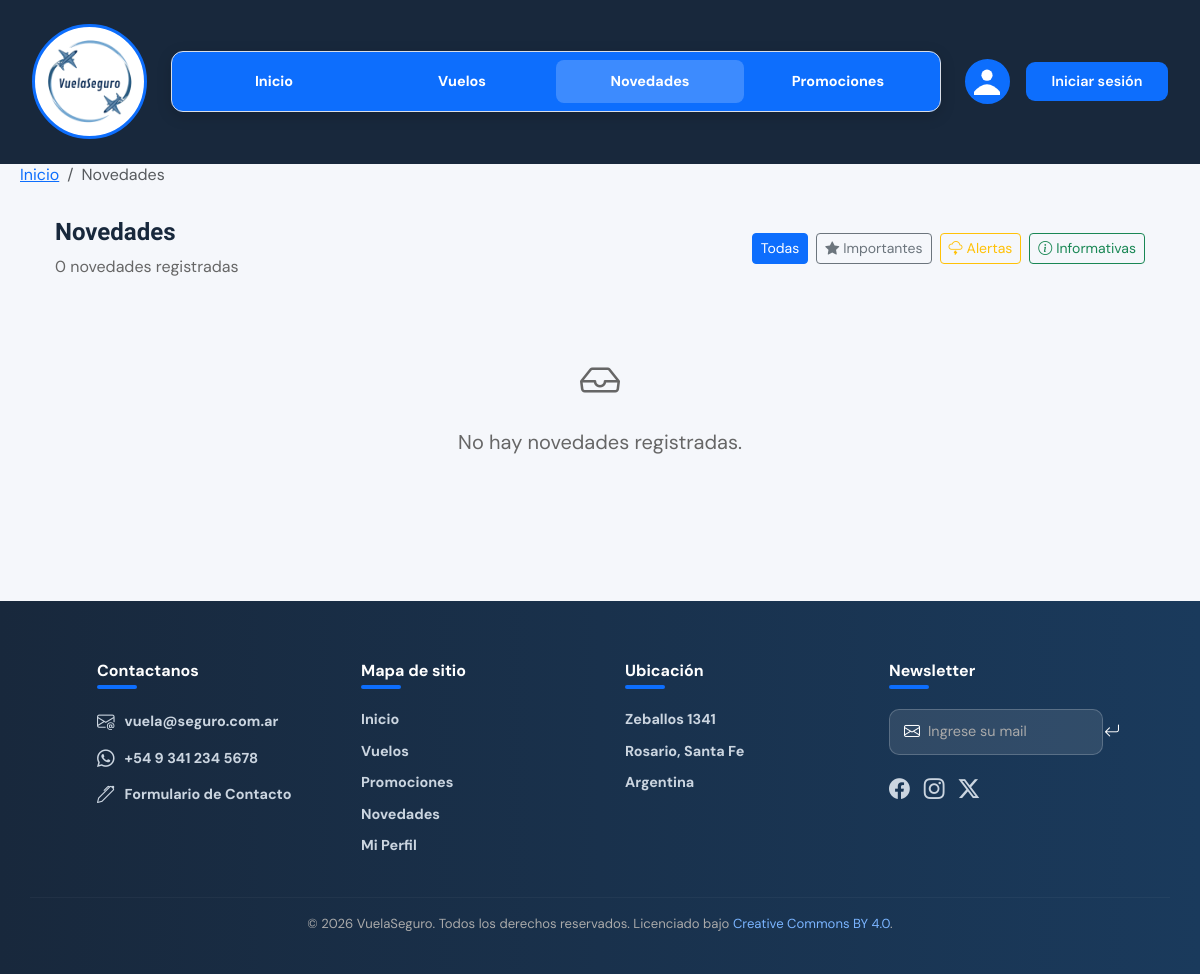
Page /NOVEDADES/novedades.php on the earlier database version.
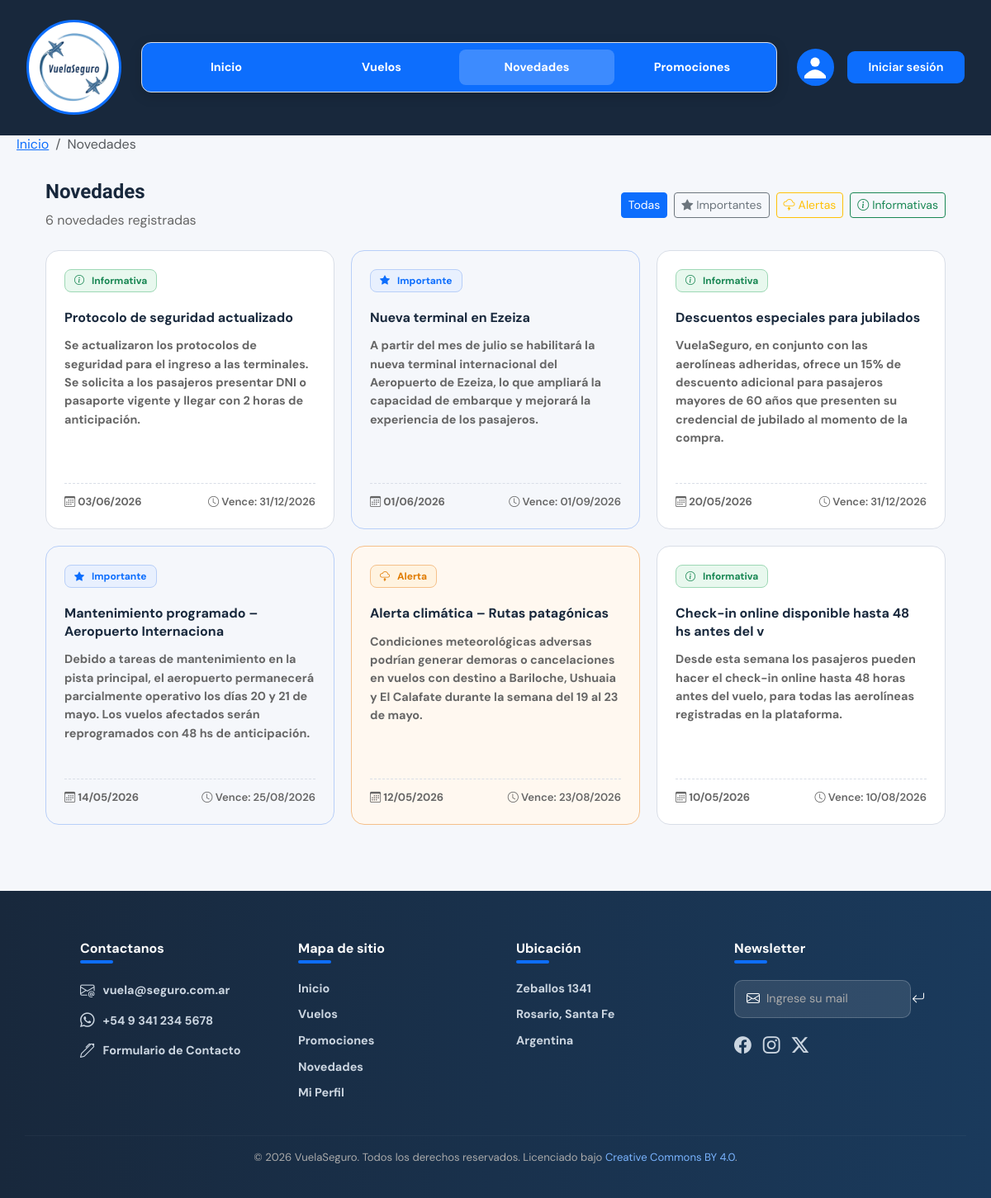
Same page on the later database version.
### tables this page shows
CREATE TABLE `novedades` (
  `codNovedad` int(11) NOT NULL,
  `TituloNovedad` varchar(50) NOT NULL,
  `textoNovedad` text NOT NULL,
  `fechaPublicacionNovedad` date NOT NULL,
  `fechaExpiracionNovedad` date NOT NULL,
  `tipoNovedad` enum('Alerta','Importante','Informativa') NOT NULL
);

### NOVEDADES/novedades.php (the view, shortened to what this page needs)
<?php
include_once('../conexion.inc');
if(isset($_SESSION['tipoUsuario'])){
  $esAdmin = ($_SESSION['tipoUsuario'] === 'admin');
} else {
  $esAdmin = FALSE;
}
$porPagina   = 6;
$paginaActual = isset($_GET['pagina']) && is_numeric($_GET['pagina']) ? (int)$_GET['pagina'] : 1;
$offset = ($paginaActual - 1) * $porPagina;
$tipoFiltro = '';
$params     = [];
$types      = '';
$whereClause = $esAdmin ? "WHERE 1=1" : "WHERE fechaExpiracionNovedad >= CURDATE()";
$sqlTotal = "SELECT COUNT(*) AS total FROM novedades $whereClause";
$stmtTotal = $link->prepare($sqlTotal);
$stmtTotal->execute();
$totalRegistros = $stmtTotal->get_result()->fetch_assoc()['total'];
$sql = "SELECT * FROM novedades $whereClause ORDER BY fechaPublicacionNovedad DESC LIMIT ? OFFSET ?";
$paramsQuery   = array_merge($params, [$porPagina, $offset]);
$typesQuery    = $types . 'ii';
$stmt = $link->prepare($sql);
$stmt->bind_param($typesQuery, ...$paramsQuery);
$stmt->execute();
$novedades = $stmt->get_result();
function badgeNovedad(string $tipo): string {
    return match($tipo) {
        'Importante'  => '<span class="badge-nov badge-imp"><i class="bi bi-star-fill me-1"></i>Importante</span>',
        'Alerta'      => '<span class="badge-nov badge-alt"><i class="bi bi-cloud-lightning me-1"></i>Alerta</span>',
        default       => '<span class="badge-nov badge-info"><i class="bi bi-info-circle me-1"></i>Informativa</span>',
    };
}
function claseCard(string $tipo): string {
    return match($tipo) {
        'Importante' => 'novedad-card destacada',
        'Alerta'     => 'novedad-card alerta',
        default      => 'novedad-card',
    };
}
function urlFiltro(string $tipo, int $pagina = 1): string {
    $params = ['pagina' => $pagina];
    if ($tipo !== '') $params['tipo'] = $tipo;
    return 'novedades.php?' . http_build_query($params);
}
?>
<!DOCTYPE html>
<html lang="es">
<head>
  <link href="https://cdn.jsdelivr.net/npm/bootstrap@5.3.3/dist/css/bootstrap.min.css" rel="stylesheet">
  <link rel="stylesheet" href="https://cdn.jsdelivr.net/npm/bootstrap-icons@1.13.1/font/bootstrap-icons.min.css">
  <link href="../INDEX/estilos-globales.css" rel="stylesheet">
  <link href="novedades.css" rel="stylesheet">
</head>
<body>
<header>
  <section class="navbar-section">
    <div class="header-wrapper">
      <nav class="navbar-custom">
        <div class="logo-wrap">
          <img src="../INDEX/logo-vuelaseguro.png" class="logo-vuela" alt="Logo VuelaSeguro">
        </div>
        <div class="nav-links">
          <a href="../INDEX/index.php">Inicio</a>
          <a href="../VUELOS/vuelos.php">Vuelos</a>
          <a href="../NOVEDADES/novedades.php" class="active">Novedades</a>
          <a href="../PROMOCIONES/promociones.php">Promociones</a>
        </div>
        <div class="nav-right">
          <div class="foto-perfil" title="Perfil">
            <svg width="26" height="40" viewBox="0 0 42 42" xmlns="http://www.w3.org/2000/svg">
              <circle cx="21" cy="10" r="9" fill="#ffffff"/>
              <path d="M -4 42 Q 21 7 46 42 Z" fill="#ffffff"/>
            </svg>
          </div>
          <?php if (isset($_SESSION['nombreUsuario'])): ?>
              <span class="text-white me-2"><a href="../PERFIL/perfiles.php" style="text-decoration: none; color: white">Hola, <strong><?php echo htmlspecialchars($_SESSION['nombreUsuario']); ?></strong></a></span>
              <a href="../LOGIN/logout.php" class="btn-registro" style="text-decoration:none;background:#dc3545;">Cerrar sesion</a>
          <?php else: ?>
              <a href="../LOGIN/login.php" class="btn-registro" style="text-decoration: none; color: white;">Iniciar sesión</a>
          <?php endif; ?>
        </div>
      </nav>
      <nav aria-label="breadcrumb">
        <ol class="breadcrumb">
          <li class="breadcrumb-item"><a href="../INDEX/index.php">Inicio</a></li>
          <li class="breadcrumb-item active" aria-current="page">Novedades</li>
        </ol>
      </nav>
    </div>
  </section>
</header>
<main class="novedades-wrapper container mt-4 mb-5">
  <div class="novedades-header d-flex justify-content-between align-items-center mb-4 flex-wrap">
    <div>
      <h2 style="font-family:'Sora',sans-serif;">Novedades</h2>
      <p class="novedades-count mt-1 mb-0">
        <?= $totalRegistros ?> novedad<?= $totalRegistros !== 1 ? 'es' : '' ?> registradas
      </p>
    </div>
    <div class="d-flex gap-2 flex-wrap align-items-center">
      <a href="<?= urlFiltro('') ?>" class="btn btn-sm <?= $tipoFiltro === '' ? 'btn-primary' : 'btn-outline-secondary' ?>">Todas</a>
      <a href="<?= urlFiltro('importante') ?>" class="btn btn-sm <?= $tipoFiltro === 'importante' ? 'btn-primary' : 'btn-outline-secondary' ?>"><i class="bi bi-star-fill me-1"></i>Importantes</a>
      <a href="<?= urlFiltro('alerta') ?>" class="btn btn-sm <?= $tipoFiltro === 'alerta' ? 'btn-warning' : 'btn-outline-warning' ?>"><i class="bi bi-cloud-lightning me-1"></i>Alertas</a>
      <a href="<?= urlFiltro('informativa') ?>" class="btn btn-sm <?= $tipoFiltro === 'informativa' ? 'btn-success' : 'btn-outline-success' ?>"><i class="bi bi-info-circle me-1"></i>Informativas</a>
    </div>
  </div>
  <?php if ($novedades->num_rows === 0): ?>
    <div class="text-center py-5" style="color:var(--gris);">
      <i class="bi bi-inbox fs-1 d-block mb-3"></i>
      <p class="fs-5">No hay novedades registradas.</p>
    </div>
  <?php else: ?>
    <div class="novedades-grid">
      <?php
      while ($nov = $novedades->fetch_assoc()):
      ?>
        <div class="<?= claseCard($nov['tipoNovedad']) ?>">
          <div>
              <?= badgeNovedad($nov['tipoNovedad']) ?>
          </div>
          <div class="nov-titulo-card mt-2"><?= htmlspecialchars($nov['TituloNovedad']) ?></div>
          <p class="nov-texto"><?= nl2br(htmlspecialchars($nov['textoNovedad'])) ?></p>
          <div class="nov-fecha mt-3">
            <span><i class="bi bi-calendar3"></i> <?= date('d/m/Y', strtotime($nov['fechaPublicacionNovedad'])) ?></span>
            <span class="nov-vence"><i class="bi bi-clock"></i> Vence: <?= date('d/m/Y', strtotime($nov['fechaExpiracionNovedad'])) ?></span>
          </div>
        </div>
      <?php endwhile; ?>
    </div>
  <?php endif; ?>
</main>
<section class="footer-section">
  <footer>
    <div class="row">
      <div class="col">
        <h3><strong>Contactanos</strong><div class="subrayado"></div></h3>
        <ul>
          <li><i class="bi bi-envelope-at"></i><a href="mailto:vuela@seguro.com.ar">vuela@seguro.com.ar</a></li>
          <li><i class="bi bi-whatsapp"></i><a href="#">+54 9 341 234 5678</a></li>
          <li><i class="bi bi-pen"></i><a href="../CONTACTO/contacto.html">Formulario de Contacto</a></li>
        </ul>
      </div>
      <div class="col">
        <h3><strong>Mapa de sitio</strong><div class="subrayado"></div></h3>
        <ul>
          <li><a href="../INDEX/index.php">Inicio</a></li>
          <li><a href="../VUELOS/vuelos.php">Vuelos</a></li>
          <li><a href="../PROMOCIONES/promociones.php">Promociones</a></li>
          <li><a href="novedades.php">Novedades</a></li>
          <li><a href="">Mi Perfil</a></li>
        </ul>
      </div>
      <div class="col">
        <h3><strong>Ubicación</strong><div class="subrayado"></div></h3>
        <ul>
          <li><a href="https://maps.app.goo.gl/UvsGpUXHgk9GkpYP9" target="_blank">Zeballos 1341</a></li>
          <li><a href="https://maps.app.goo.gl/87YMeSLAp74gH9mc7" target="_blank">Rosario, Santa Fe</a></li>
          <li><a href="https://maps.app.goo.gl/u94xc8o8xowqeTuz8" target="_blank">Argentina</a></li>
        </ul>
      </div>
      <div class="col">
        <h3><strong>Newsletter</strong><div class="subrayado"></div></h3>
        <form>
          <i class="bi bi-envelope"></i>
          <input type="email" placeholder="Ingrese su mail">
          <button type="submit"><i class="bi bi-arrow-return-left"></i></button>
        </form>
        <div class="iconos-redes">
          <i class="bi bi-facebook"></i>
          <i class="bi bi-instagram"></i>
          <i class="bi bi-twitter-x"></i>
        </div>
      </div>
    </div>
    <hr>
    <p class="copyright">© 2026 VuelaSeguro. Todos los derechos reservados. Licenciado bajo
      <a href="https://creativecommons.org/licenses/by/4.0/" target="_blank" rel="noopener noreferrer">Creative Commons BY 4.0</a>.
    </p>
  </footer>
</section>
</body>
</html>

### INDEX/estilos-globales.css (style rules this page uses)
:root { --azul: #0d6efd; --azul-oscuro: #18283c; --gris: #666666; --gris-claro: #f5f7fb; --borde: #d9dee7; --blanco: #ffffff; --verde: #198754; --rojo: #dc3545; --naranja: #e07b00; }
* { margin: 0; padding: 0; box-sizing: border-box; }
body { font-family: 'DM Sans', sans-serif; background: var(--gris-claro); color: var(--azul-oscuro); }
.header-wrapper { background: var(--azul-oscuro); padding: 1.5rem 0 0 0; }
.navbar-custom { margin: 0 2rem; padding-bottom: 1.5rem; display: flex; align-items: center; gap: 1.5rem; }
.breadcrumb { justify-content: left; height: 1px; margin-left: 20px; color: black; }
.logo-wrap { width: 115px; height: 115px; border-radius: 50%; border: 3px solid var(--azul); background: var(--blanco); display: flex; align-items: center; justify-content: center; flex-shrink: 0; overflow: hidden; position: relative; }
.logo-vuela { width: 100%; height: 100%; object-fit: cover; }
.nav-links { background: var(--azul); border: 1px solid var(--borde); border-radius: 12px; padding: 0.5rem; display: flex; flex: 1; justify-content: space-between; box-shadow: 0 4px 15px rgba(0, 0, 0, 0.15); }
.nav-links a { font-weight: 700; flex: 1; text-align: center; color: var(--blanco); font-size: 0.9rem; padding: 0.7rem 0; border-radius: 8px; text-decoration: none; transition: all 0.2s; white-space: nowrap; }
.nav-links a.active { color: var(--blanco); background: rgba(255, 255, 255, 0.2); }
.nav-right { display: flex; align-items: center; gap: 1rem; flex-shrink: 0; }
.foto-perfil { width: 45px; height: 45px; border-radius: 50%; border: 2px solid var(--azul); background: var(--azul); display: flex; align-items: center; justify-content: center; cursor: pointer; flex-shrink: 0; overflow: hidden; }
.btn-registro { background: var(--azul); border: none; color: var(--blanco); border-radius: 9px; padding: 0.55rem 1.6rem; font-size: 0.9rem; font-weight: 600; white-space: nowrap; cursor: pointer; flex-shrink: 0; transition: all 0.2s; }
.footer-section { background: linear-gradient(to right, var(--azul-oscuro), #1a3a5c); color: var(--blanco); padding: 50px 30px 24px; margin-top: 50px; }
.footer-section footer .row { width: 90%; margin: auto; display: flex; flex-wrap: wrap; justify-content: space-between; gap: 30px; margin-bottom: 30px; }
.footer-section footer .col { flex-basis: 20%; min-width: 160px; padding: 10px; }
.footer-section h3 { font-size: 1rem; margin-bottom: 20px; color: var(--blanco); }
.footer-section .subrayado { width: 40px; height: 4px; background: var(--azul); border-radius: 3px; margin-top: 5px; }
.footer-section ul { list-style: none; padding: 0; margin: 0; display: flex; flex-direction: column; gap: 10px; }
.footer-section ul li { display: flex; align-items: center; gap: 10px; font-size: 0.9rem; }
.footer-section ul li a { font-weight: 700; color: #cbd5e0; text-decoration: none; transition: 0.2s; }
.footer-section ul li i { font-size: 1.1rem; color: #cbd5e0; }
.footer-section form { display: flex; align-items: center; gap: 8px; background: rgba(255, 255, 255, 0.1); border: 1px solid rgba(255, 255, 255, 0.2); border-radius: 10px; padding: 10px 14px; margin-bottom: 18px; }
.footer-section form i { font-size: 1rem; color: var(--blanco); }
.footer-section form input { background: transparent; border: none; outline: none; color: var(--blanco); font-family: 'DM Sans', sans-serif; font-size: 0.9rem; flex: 1; }
.footer-section form input::placeholder { color: #aaaaaa; }
.footer-section form button { background: transparent; border: none; color: var(--blanco); cursor: pointer; font-size: 1rem; }
.footer-section .iconos-redes { display: flex; gap: 14px; }
.footer-section .iconos-redes i { font-size: 1.3rem; color: #cbd5e0; cursor: pointer; transition: 0.2s; }
.footer-section hr { border: none; border-top: 1px solid rgba(255, 255, 255, 0.15); margin-bottom: 16px; }
.footer-section .copyright { text-align: center; font-size: 0.82rem; color: #aaaaaa; }
.footer-section .copyright a { color: #7ab4ff; text-decoration: none; }

Differences in the rows shown:
added novedades: tipoNovedad "Informativa", TituloNovedad "Protocolo de seguridad actualizado", textoNovedad "Se actualizaron los protocolos de seguridad para el ingreso a las terminales. Se solicita a los pasajeros presentar DNI o pasaporte vigente y llegar con 2 horas de anticipación.", fechaPublicacionNovedad "03/06/2026", fechaExpiracionNovedad "31/12/2026"
added novedades: tipoNovedad "Importante", TituloNovedad "Nueva terminal en Ezeiza", textoNovedad "A partir del mes de julio se habilitará la nueva terminal internacional del Aeropuerto de Ezeiza, lo que ampliará la capacidad de embarque y mejorará la experiencia de los pasajeros.", fechaPublicacionNovedad "01/06/2026", fechaExpiracionNovedad "01/09/2026"
added novedades: tipoNovedad "Informativa", TituloNovedad "Descuentos especiales para jubilados", textoNovedad "VuelaSeguro, en conjunto con las aerolíneas adheridas, ofrece un 15% de descuento adicional para pasajeros mayores de 60 años que presenten su credencial de jubilado al momento de la compra.", fechaPublicacionNovedad "20/05/2026", fechaExpiracionNovedad "31/12/2026"
added novedades: tipoNovedad "Importante", TituloNovedad "Mantenimiento programado – Aeropuerto Internaciona", textoNovedad "Debido a tareas de mantenimiento en la pista principal, el aeropuerto permanecerá parcialmente operativo los días 20 y 21 de mayo. Los vuelos afectados serán reprogramados con 48 hs de anticipación.", fechaPublicacionNovedad "14/05/2026", fechaExpiracionNovedad "25/08/2026"
added novedades: tipoNovedad "Alerta", TituloNovedad "Alerta climática – Rutas patagónicas", textoNovedad "Condiciones meteorológicas adversas podrían generar demoras o cancelaciones en vuelos con destino a Bariloche, Ushuaia y El Calafate durante la semana del 19 al 23 de mayo.", fechaPublicacionNovedad "12/05/2026", fechaExpiracionNovedad "23/08/2026"
added novedades: tipoNovedad "Informativa", TituloNovedad "Check-in online disponible hasta 48 hs antes del v", textoNovedad "Desde esta semana los pasajeros pueden hacer el check-in online hasta 48 horas antes del vuelo, para todas las aerolíneas registradas en la plataforma.", fechaPublicacionNovedad "10/05/2026", fechaExpiracionNovedad "10/08/2026"
Other differences:
$totalRegistros: "0" → "6"
text no longer shown: "No hay novedades registradas."
